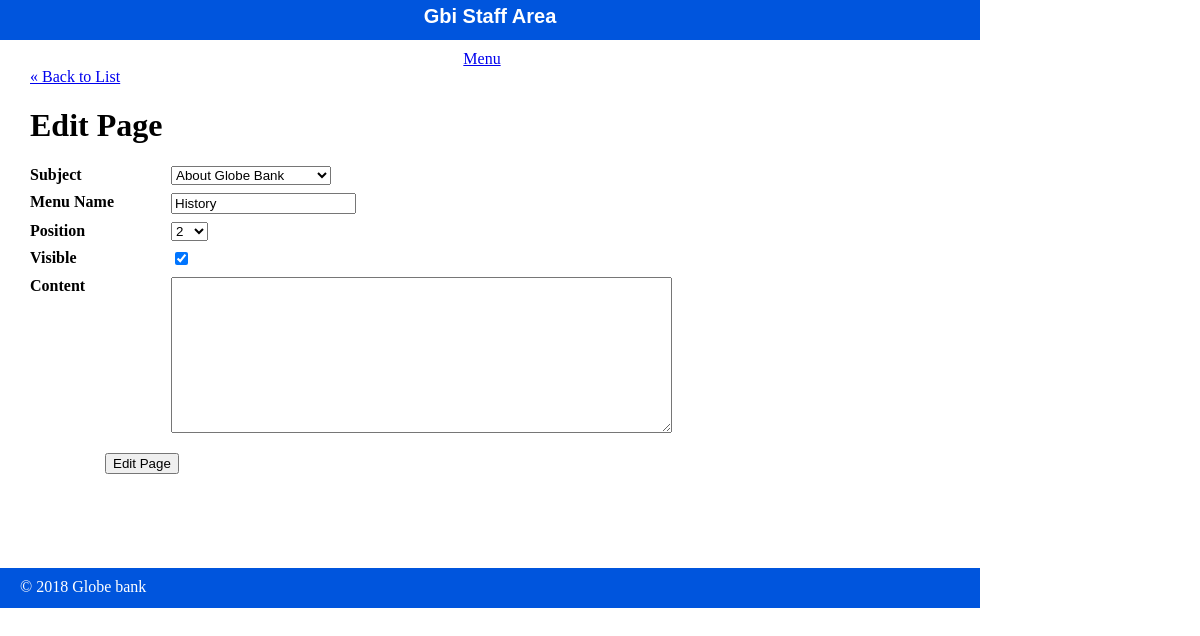
The page /staff/pages/edit.php?id=2 on the database as committed earlier.
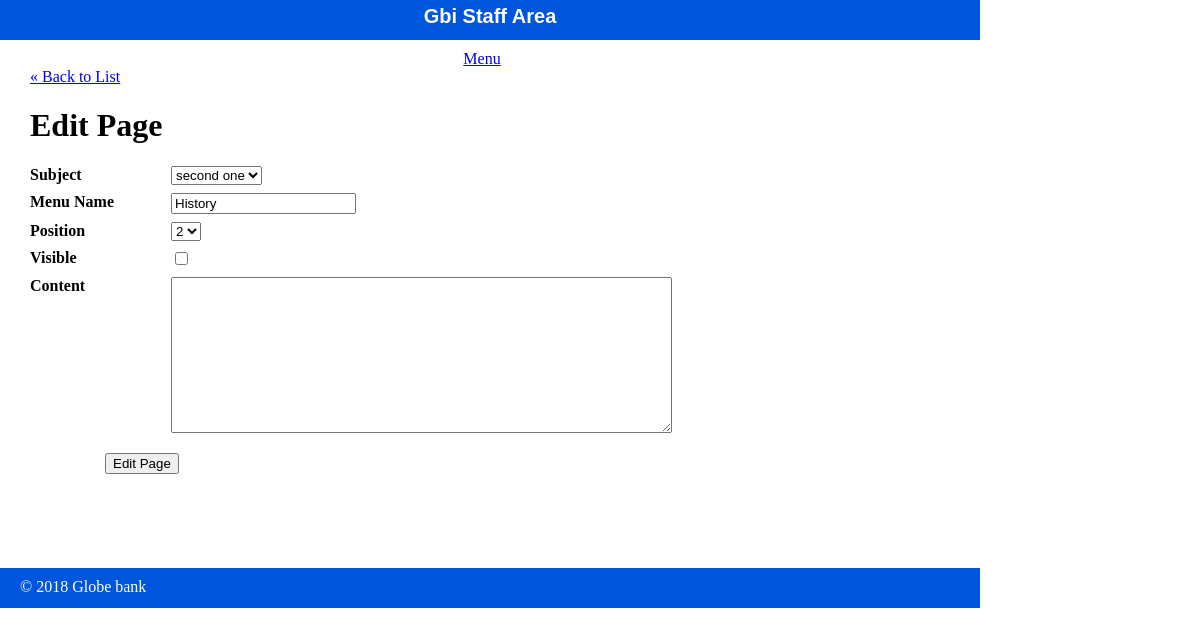
The same page on the database as committed later.
### tables this page shows
CREATE TABLE `page` (
  `id` int(11) NOT NULL,
  `subject_id` int(11) DEFAULT NULL,
  `page_name` varchar(255) DEFAULT NULL,
  `position` int(3) DEFAULT NULL,
  `visible` int(1) DEFAULT NULL,
  `content` text
);

CREATE TABLE `subjects` (
  `id` int(11) NOT NULL,
  `menu_name` varchar(255) DEFAULT NULL,
  `position` int(3) DEFAULT NULL,
  `visible` tinyint(1) DEFAULT NULL
);

### private/functions.php (called while the page is built, shortened)
<?php
function url_for($script_path){
  return WWW_ROOT . $script_path;
}
function u($string=""){
  return urlencode($string);
}
function h($string=""){
  return htmlspecialchars($string);
}
?>

### private/query_functions.php (called while the page is built, shortened)
<?php
  function find_all_subjects(){
    global $db;
    $sql = "SELECT * FROM subjects ";
    $sql .="ORDER BY position ASC";
    $result = mysqli_query($db, $sql);
    return $result;
  }
  function find_all_pages(){
    global $db;
    $sql = "SELECT * FROM page ";
    $sql .="ORDER BY subject_id ASC, position ASC";
    $result = mysqli_query($db, $sql);
    return $result;
  }
  function find_page_by_id($id){
    global $db;
    $sql = "SELECT * FROM page ";
    $sql .= "WHERE id='" . $id . "'";
    $result = mysqli_query($db, $sql);
    $page = mysqli_fetch_assoc($result);
    return $page;
  }
 ?>

### public/staff/pages/edit.php (the view, shortened to what this page needs)
<?php
require_once('../../../private/initialize.php');
$id = $_GET['id'];
if(is_post_request()) {
  $page = [];
  $page['id'] = $id;
  $page['subject_id'] = $_POST['subject_id'] ?? '';
  $page['page_name'] = $_POST['page_name'] ?? '';
  $page['position'] = $_POST['position'] ?? '';
  $page['visible'] = $_POST['visible'] ?? '';
  $page['content'] = $_POST['content'] ?? '';
  $result = update_page($page);
  redirect_to('/staff/pages/show.php?id=' . $id);
} else {
  $page = find_page_by_id($id);
  $page_set = find_all_pages();
  $page_count = mysqli_num_rows($page_set);
}
?>
<?php include(SHARED_PATH . '/staff_header.php'); ?>
<div id="content">
  <a class="back-link" href="<?php echo url_for('/staff/pages/index.php'); ?>">&laquo; Back to List</a>
  <div class="page edit">
    <h1>Edit Page</h1>
    <form action="<?php echo url_for('/staff/pages/edit.php?id=' . h(u($id))); ?>" method="post">
      <dl>
        <dt>Subject</dt>
        <dd>
          <select name="subject_id">
          <?php
            $subject_set = find_all_subjects();
            while($subject = mysqli_fetch_assoc($subject_set)) {
              echo "<option value=\"" . h($subject['id']) . "\"";
              if($page["subject_id"] == $subject['id']) {
                echo " selected";
              }
              echo ">" . h($subject['menu_name']) . "</option>";
            }
          ?>
          </select>
        </dd>
      </dl>
      <dl>
        <dt>Menu Name</dt>
        <dd><input type="text" name="page_name" value="<?php echo h($page['page_name']); ?>" /></dd>
      </dl>
      <dl>
        <dt>Position</dt>
        <dd>
          <select name="position">
            <?php
              for($i=1; $i <= $page_count; $i++) {
                echo "<option value=\"{$i}\"";
                if($page["position"] == $i) {
                  echo " selected";
                }
                echo ">{$i}</option>";
              }
            ?>
          </select>
        </dd>
      </dl>
      <dl>
        <dt>Visible</dt>
        <dd>
          <input type="checkbox" name="visible" value="1"<?php if($page['subject_id'] == "1") { echo " checked"; } ?> />
        </dd>
      </dl>
      <dl>
        <dt>Content</dt>
        <dd>
          <textarea name="content" cols="60" rows="10"><?php echo h($page['content']); ?></textarea>
        </dd>
      </dl>
      <div id="operations">
        <input type="submit" value="Edit Page" />
      </div>
    </form>
  </div>
</div>
<?php include(SHARED_PATH . '/staff_footer.php'); ?>

Rows that differ between the two databases and show on the page:
changed page "History": subject_id "About Globe Bank" → "second one"; subject_id "☑" → "☐"
